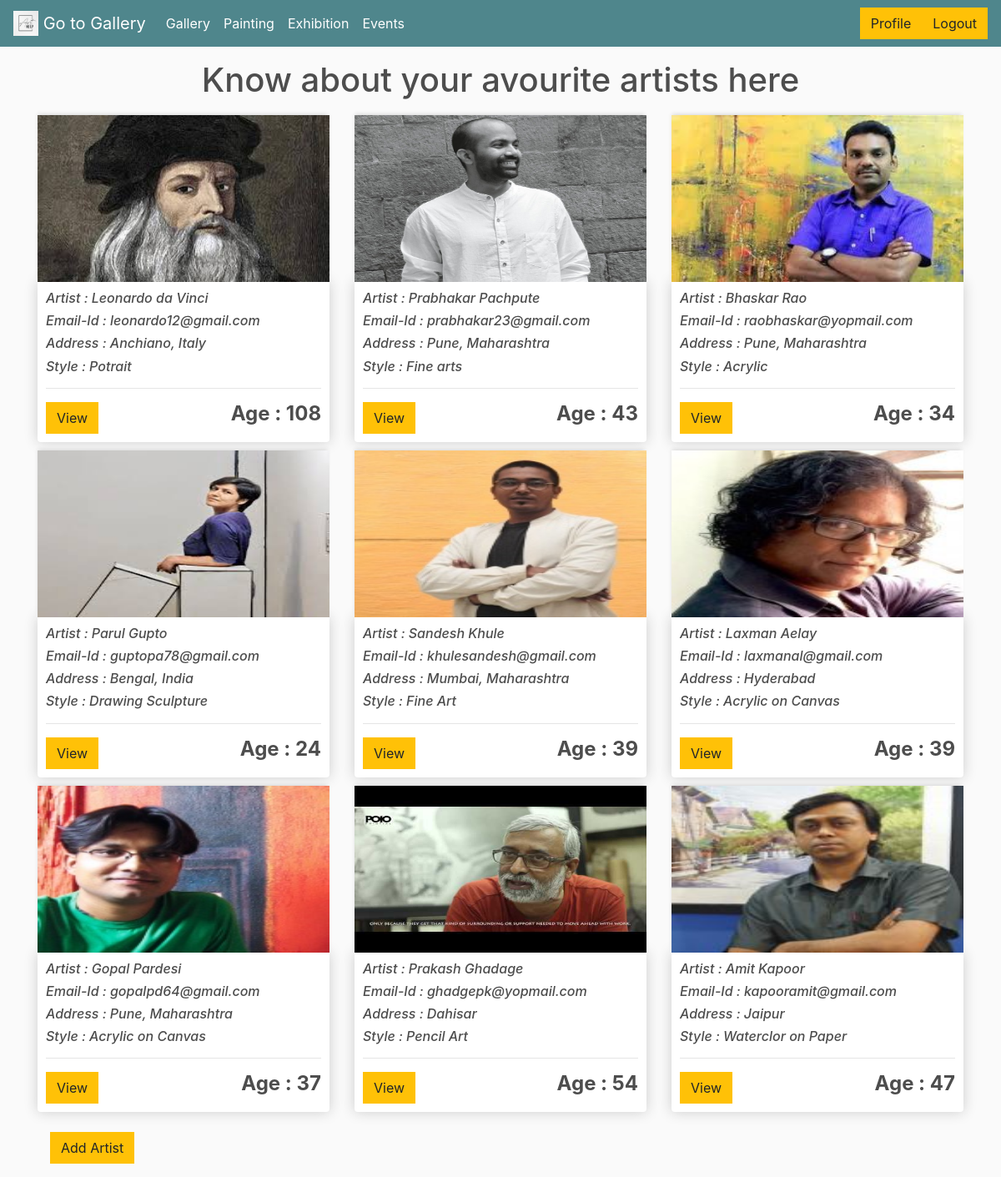
/gallery/artist/ (signed in), run on the app's committed database.
### gallery/models.py (models this page shows, shortened)
class Artists(models.Model):
    a_name=models.CharField(max_length=40)
    email=models.CharField(max_length=30)
    address=models.CharField(max_length=200)
    phone=models.CharField(max_length=10)
    age=models.IntegerField()
    style=models.CharField(max_length=30)
    image=models.ImageField(null=True, blank=True)

### gallery/decorators.py (the view)
        def wrapper_func(request, *args, **kwargs):
            group = None
            if request.user.groups.exists():
                group = request.user.groups.all()[0].name
            if group in allowed_roles:
                return view_func(request, *args, **kwargs)
            else:
                return HttpResponse("You are not authorised to view this page")

### gallery/views.py (called while the page is built)
@allowed_users(allowed_roles=['admin','artist', 'customer'])
def artist(request):
    artist = Artists.objects.all()
    galleries = [[0]*len(artist)]*len(artist)
    for i in range(len(artist)):
        l = Gallery.objects.filter(artist=artist[i])
        galleries[i] = l
    context = {'artist':artist, 'gallery':galleries}
    return render(request, 'gallery/artist.html', context)

### gallery/templates/gallery/artist.html (shortened to what this page needs)
<!DOCTYPE html>
{% load static %}
<html>
<head>
	<link rel="stylesheet" href="https://stackpath.bootstrapcdn.com/bootstrap/4.4.1/css/bootstrap.min.css">
	<link rel="stylesheet" type="text/css" href="{% static 'css/main.css' %}">
</head>
<body>
	<nav class="navbar navbar-expand-lg navbar-dark bg-dark ">
	  <a class="navbar-brand" href="{% url 'dashboard' %}" ><img src="/static/image/logo.jpg" width="30" height="30" class="d-inline-block align-top" alt="">  Go to Gallery</a>
	    <div class="collapse navbar-collapse" id="navbarSupportedContent">
            <ul class="navbar-nav mr-auto">
                <li class="nav-item active">
                  <a class="nav-link" href="{% url 'gallery' %}">Gallery <span class="sr-only">(current)</span></a>
                </li>
                <li class="nav-item active">
                  <a class="nav-link" href="{% url 'painting' %}">Painting <span class="sr-only">(current)</span></a>
                </li>
                <li class="nav-item active">
                    <a class="nav-link" href="{% url 'exhibition' %}">Exhibition <span class="sr-only">(current)</span></a>
                </li>
                <li class="nav-item active">
                  <a class="nav-link" href="{% url 'list_of_events' %}">Events <span class="sr-only">(current)</span></a>
              </li>
            </ul>
      </div>
      <div class="form-inline my-2 my-lg-0">
		<a href="{% url 'profile' %}"class="btn btn-warning">Profile</a>
        <a href="{% url 'index' %}"class="btn btn-warning">Logout</a>
     </div>
    </nav>
<div class="container my-3">
<h1 class= "my-2 text-center" > Know about your avourite artists here  </h1>
<div class="row">
    {% for artist in artist %}
        <div class="col-lg-4">
            <img class="thumbnail" src="{{artist.image.url}}">
            <div class="box-element product">
                <h6><i>Artist : {{artist.a_name}}</i></h6>
                <h6><i>Email-Id : {{artist.email}}</i></h6>
                <h6><i>Address : {{artist.address}}</i></h6>
                <h6><i>Style : {{artist.style}}</i></h6>
                <hr>
                <a href="{% url 'artist_info' artist.id %}"class="btn btn-warning">
                  View
                </a>
                <h4 style="display: inline-block; float:right;"><strong>Age : {{artist.age}}</strong></h4>
                <br>
            </div>
        </div>
    {% endfor %}
    </div>
    <div class="container">
        <br>
        <a href="{% url 'addartist' %}"class="btn btn-warning"> Add Artist </a>
    </div>
</body>
</html>

### static/css/main.css (style rules this page uses)
body { background-color: hsl(0, 0%, 98%); }
h1,h2,h3,h4,h5,h6 { color:hsl(0, 0%, 30%); }
.box-element { box-shadow:hsl(0, 0%, 80%) 0 0 16px; background-color: #fff; border-radius: 4px; padding: 10px; }
.thumbnail { width: 100%; height: 200px; -webkit-box-shadow: -1px -3px 5px -2px rgba(214,214,214,1); -moz-box-shadow: -1px -3px 5px -2px rgba(214,214,214,1); box-shadow: -1px -3px 5px -2px rgba(214,214,214,1); }
.product { border-radius: 0 0 4px 4px; }
.bg-dark { background-color: #4f868c!important; }
.col-lg-4, .col-lg-6, .col-lg-8, .col-lg-12 { margin-top: 10px; }
.btn { border-radius: 0; }

### data on the page
Artists: image (picture), a_name "Leonardo da Vinci", email "leonardo12@gmail.com", address "Anchiano, Italy", style "Potrait", age "108"
Artists: image (picture), a_name "Prabhakar Pachpute", email "prabhakar23@gmail.com", address "Pune, Maharashtra", style "Fine arts", age "43"
Artists: image (picture), a_name "Bhaskar Rao", email "raobhaskar@yopmail.com", address "Pune, Maharashtra", style "Acrylic", age "34"
Artists: image (picture), a_name "Parul Gupto", email "guptopa78@gmail.com", address "Bengal, India", style "Drawing Sculpture", age "24"
Artists: image (picture), a_name "Sandesh Khule", email "khulesandesh@gmail.com", address "Mumbai, Maharashtra", style "Fine Art", age "39"
Artists: image (picture), a_name "Laxman Aelay", email "laxmanal@gmail.com", address "Hyderabad", style "Acrylic on Canvas", age "39"
Artists: image (picture), a_name "Gopal Pardesi", email "gopalpd64@gmail.com", address "Pune, Maharashtra", style "Acrylic on Canvas", age "37"
Artists: image (picture), a_name "Prakash Ghadage", email "ghadgepk@yopmail.com", address "Dahisar", style "Pencil Art", age "54"
Artists: image (picture), a_name "Amit Kapoor", email "kapooramit@gmail.com", address "Jaipur", style "Waterclor on Paper", age "47"
